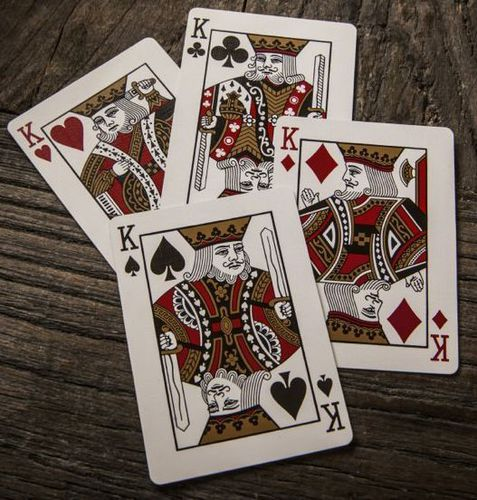
#> input picture resources/cards.jpeg, 477 x 500 px
$ python 4.py ../resources/cards.jpeg
#> lines starting #> are read from the running program, lines starting #| are printed output that depends on the picture
import sys
import cv2
import numpy as np
from matplotlib import pyplot as plt

def read_image(path):
#> called with path = '../resources/cards.jpeg'
    img = cv2.imread(path)
#> img is the input picture: shape (500, 477, 3); mean B, G, R 88.1, 96.6, 109.6
    if img is not None: return img
    print('Cannot read image')
    exit(0)

def plot_histogram(img, axis):
    hist, bins = np.histogram(img.flatten(), 256, [0, 256])

    cdf = hist.cumsum()
    cdf_normalized = cdf * hist.max()/ cdf.max()

    axis.plot(cdf_normalized, color = 'b')
    axis.hist(img.flatten(), 256, [0, 256], color = 'r')
    axis.legend(('cdf','histogram'), loc = 'upper left')

if __name__ == '__main__':
    if len(sys.argv) == 2:
        img = read_image(sys.argv[1])
        if img is None:
            print('Cannot read image')
            exit(0)

        img_yuv = cv2.cvtColor(img, cv2.COLOR_BGR2YUV)
#> img_yuv: shape (500, 477, 3); mean of channels 0, 1, 2 99.5, 122.7, 136.8

        # Original image and histogram
        fig, ((ax1, ax2), (ax3, ax4), (ax5, ax6)) = plt.subplots(3, 2)
        ax1.imshow(img)
        plot_histogram(img, ax2)
#> in plot_histogram, `hist, bins = np.histogram(img.flatten(), 256, [0, 256])`: hist = 256 values, max 7632 at index 35, min 4 at index 252, mean 2794.9; bins = 257 values from 0 to 256
#> in plot_histogram, `cdf = hist.cumsum()`: cdf = 256 values from 4141 to 715500
#> in plot_histogram, `cdf_normalized = cdf * hist.max()/ cdf.max()`: cdf_normalized = 256 values from 44.17 to 7632

        # Histogram equalization
        img_yuv[:,:,0] = cv2.equalizeHist(img_yuv[:,:,0])
#> img_yuv: shape (500, 477, 3); mean of channels 0, 1, 2 128.4, 122.7, 136.8
        img_equalized = cv2.cvtColor(img_yuv, cv2.COLOR_YUV2BGR)
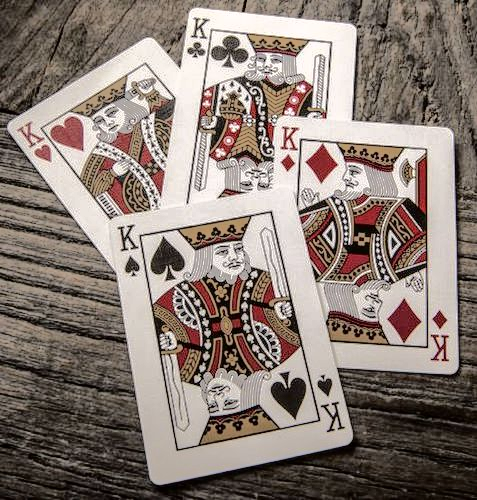
#> img_equalized: shape (500, 477, 3); mean B, G, R 117.8, 125.4, 138.4
        ax3.imshow(img_equalized)
        plot_histogram(img_yuv, ax4)

        # CLAHE (Contrast Limited Adaptive Histogram Equalization)
        clahe = cv2.createCLAHE().apply(cv2.cvtColor(img, cv2.COLOR_BGR2GRAY))
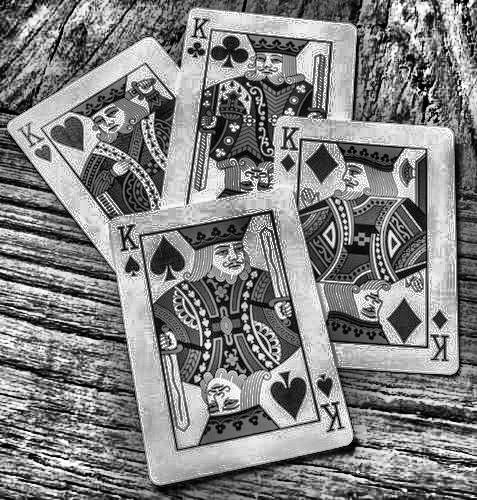
#> clahe: shape (500, 477); min 0, max 255, mean 129.9
        ax5.imshow(cv2.cvtColor(clahe, cv2.COLOR_BGR2RGB))
        plot_histogram(clahe, ax6)

        plt.xlim([0, 256])
        plt.show()
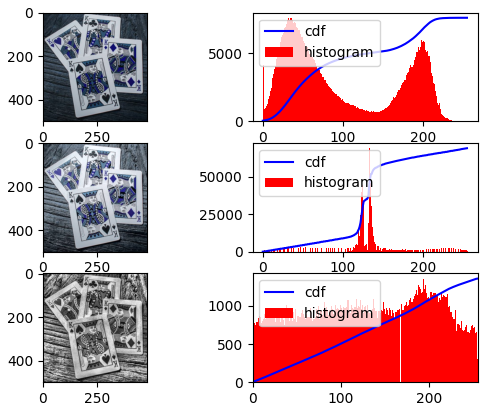
#> figure drawn by matplotlib, 6 panels; B, G, R data is drawn as R, G, B; panel 2: tallest bar 7632 high, from x = 35 to 36; panel 2: curve peaks at x = 255, y = 7632; panel 4: tallest bar 69052 high, from x = 133 to 134; panel 4: curve peaks at x = 255, y = 69052
    else:
        print('Usage: python exercises/4.py <path of image with with low contrast>')

$ run again, on resources/noisy_image.png
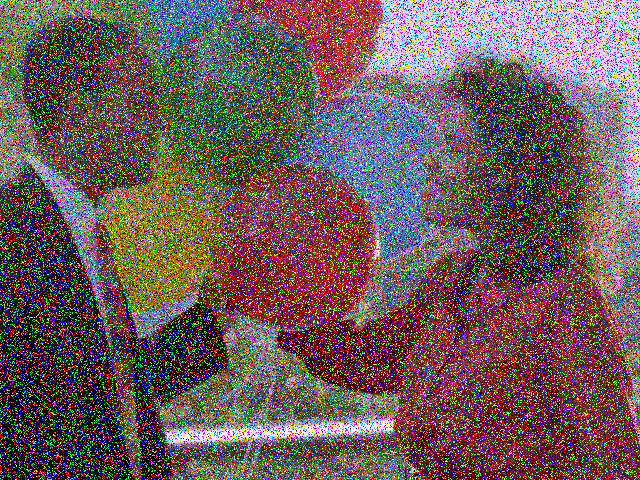
#> input picture resources/noisy_image.png, 640 x 480 px
#> in read_image, img is the input picture: shape (480, 640, 3); mean B, G, R 89.9, 92, 109.1
#> hist = 256 values, max 139612 at index 255, min 142 at index 224, mean 3600; bins = 257 values from 0 to 256
#> cdf = 256 values from 137962 to 921600
#> cdf_normalized = 256 values from 20899.7 to 139612
#> `img_equalized = cv2.cvtColor(img_yuv, cv2.COLOR_YUV2BGR)`:
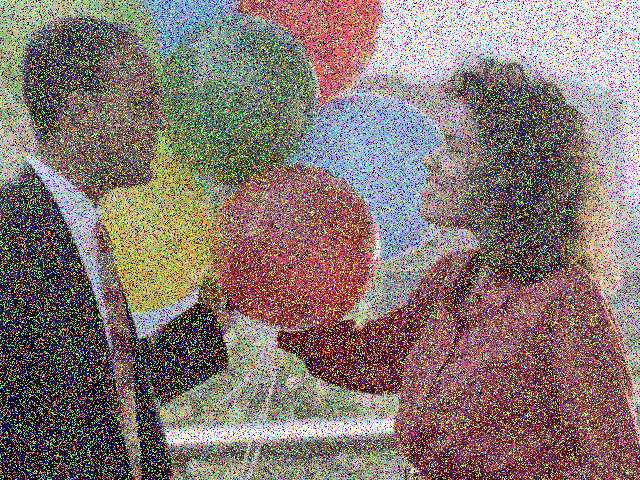
#> img_equalized: shape (480, 640, 3); mean B, G, R 114.3, 118.3, 133.8
#> `clahe = cv2.createCLAHE().apply(cv2.cvtColor(img, cv2.COLOR_BGR2GRAY))`:
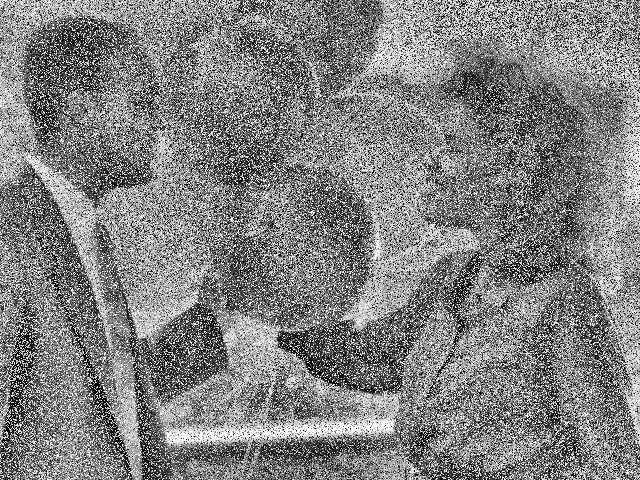
#> clahe: shape (480, 640); min 1, max 255, mean 129.1
